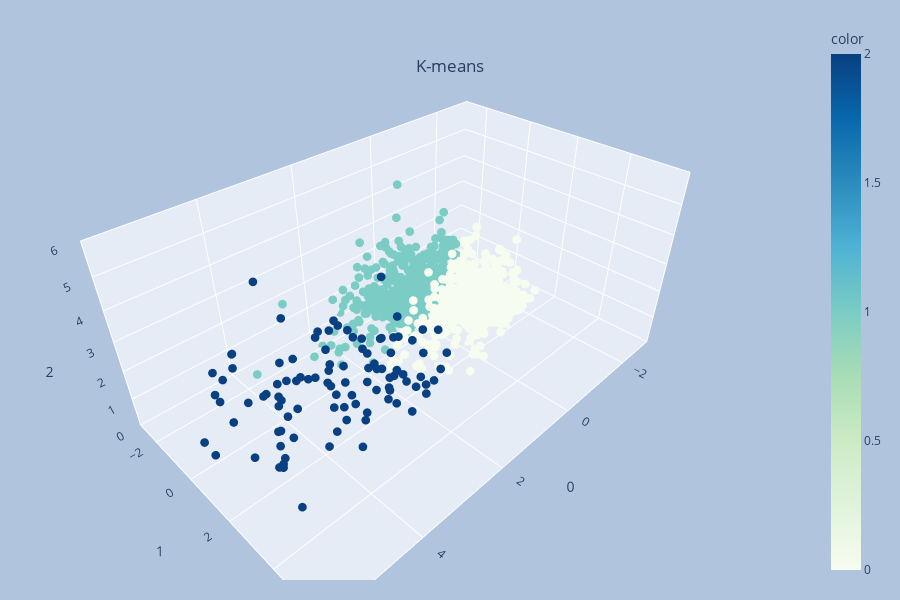

Write notebook code for a chart like this one.
### Code cell
pca = PCA(n_components=3)
components = pca.fit_transform(X)
total_var = pca.explained_variance_ratio_.sum() * 100
fig = px.scatter_3d(
    components, x=0, y=1, z=2, color=labels01,
    color_continuous_scale="GnBu",
    title=f'Total Explained Variance: {total_var:.2f}%',
    range_x=[-3,6],
    range_y = [-3,6],
    range_z = [0,6],
    width=900,
    height=600
)
fig.update_layout(
    margin=dict(l=20, r=20, t=20, b=20),
    paper_bgcolor="LightSteelBlue",
    title_text = 'K-means',
    title_x = 0.5,
    title_y = 0.9
)
fig.update_traces(marker_size = 3)
fig.show()

### Figure 1 — Plotly figure (JSON) as saved in the notebook; plotly's stock layout.template omitted (floating-point values rounded to 4 significant figures; data arrays with more than 128 entries replaced by an {"elided": "..."} marker saying what was removed)
{"data": [{"hovertemplate": "0=%{x}<br>1=%{y}<br>2=%{z}<br>color=%{marker.color}<extra></extra>", "legendgroup": "", "marker": {"color": {"elided": "2554 int values"}, "coloraxis": "coloraxis", "size": 3, "symbol": "circle"}, "mode": "markers", "name": "", "scene": "scene", "showlegend": false, "type": "scatter3d", "x": {"elided": "2554 float values"}, "y": {"elided": "2554 float values"}, "z": {"elided": "2554 float values"}}], "layout": {"coloraxis": {"colorbar": {"title": {"text": "color"}}, "colorscale": [[0, "rgb(247,252,240)"], [0.125, "rgb(224,243,219)"], [0.25, "rgb(204,235,197)"], [0.375, "rgb(168,221,181)"], [0.5, "rgb(123,204,196)"], [0.625, "rgb(78,179,211)"], [0.75, "rgb(43,140,190)"], [0.875, "rgb(8,104,172)"], [1, "rgb(8,64,129)"]]}, "height": 600, "legend": {"tracegroupgap": 0}, "margin": {"b": 20, "l": 20, "r": 20, "t": 20}, "paper_bgcolor": "LightSteelBlue", "scene": {"domain": {"x": [0, 1], "y": [0, 1]}, "xaxis": {"range": [-3, 6], "title": {"text": "0"}}, "yaxis": {"range": [-3, 6], "title": {"text": "1"}}, "zaxis": {"range": [0, 6], "title": {"text": "2"}}}, "title": {"text": "K-means", "x": 0.5, "y": 0.9}, "width": 900}}
